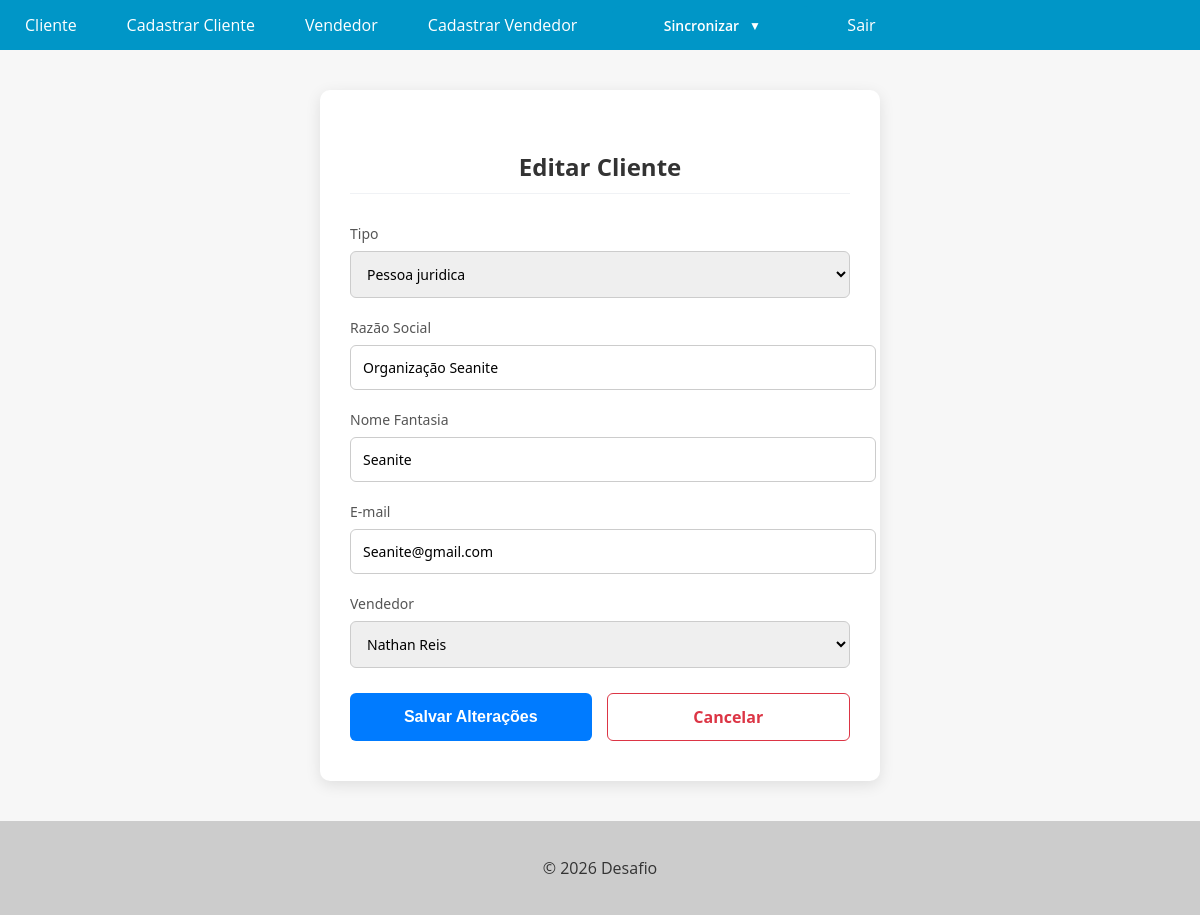
Page /client_update/2/ (signed in) on the earlier database version.
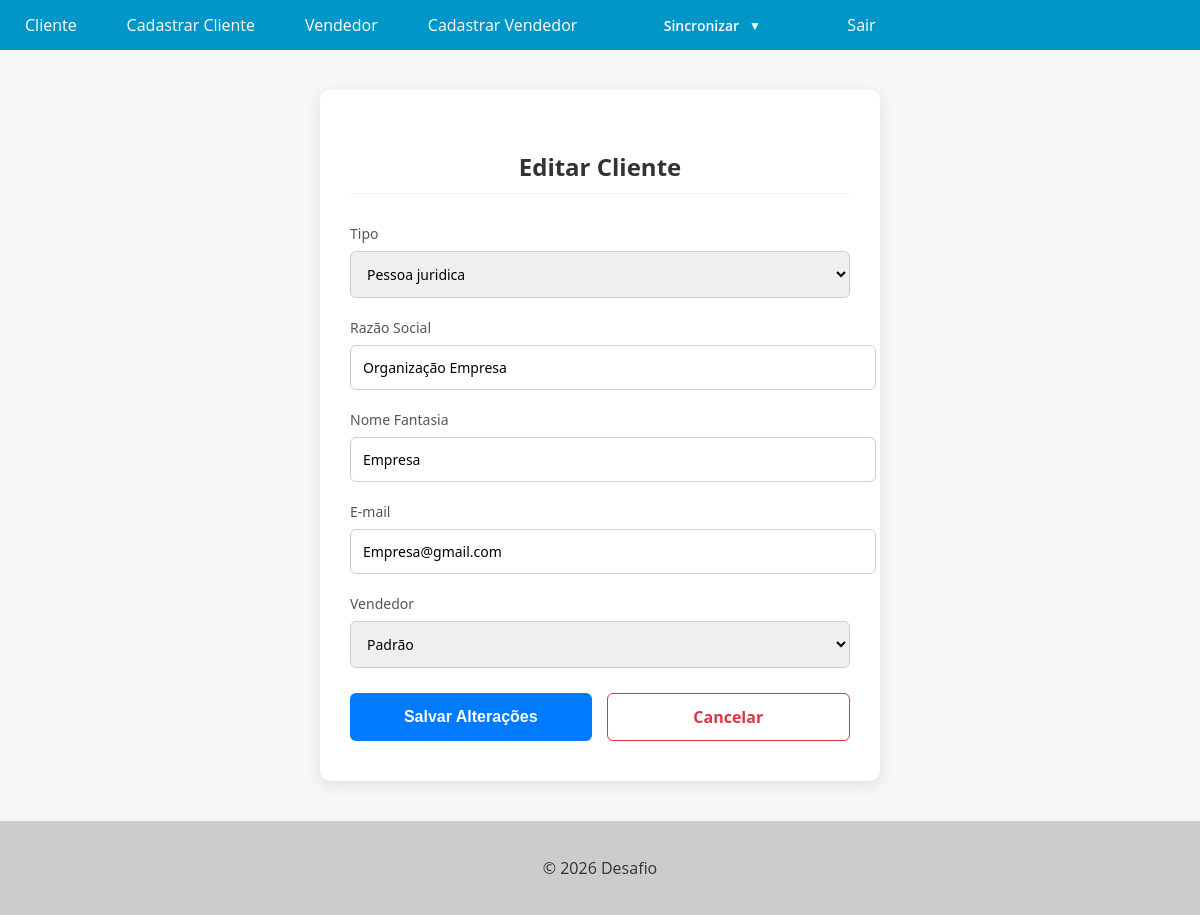
Same page on the later database version.
### clientes/models.py (models this page shows)
class Client(models.Model):
    id = models.AutoField(primary_key=True)
    type = models.CharField(choices=People.choices, max_length=1, blank=False,null=False,verbose_name='Tipo')
    company_name = models.CharField(max_length=100,verbose_name='Razão Social',null=False,blank=False)
    fantasy_name = models.CharField(max_length=50,verbose_name='Nome Fantasia')
    create_date = models.DateField(auto_now_add=True,null=True,blank=True,verbose_name='Data de abertura')
    email = models.EmailField(max_length=254,verbose_name='E-mail' )
    representative = models.ForeignKey(Representative, on_delete=models.PROTECT,related_name='people',verbose_name='Vendedor',limit_choices_to={'activate': True})

### clientes/views.py (the view)
# urls.py: path('client_update/<int:pk>/', ClientUpdateView.as_view(),name='client_update'),
@method_decorator(login_required(login_url='login'),name='dispatch')
class ClientUpdateView(UpdateView):
    model = Client
    form_class = ClientForm
    template_name = 'client_update.html'
    success_url = '/client_list/'

### clientes/forms.py
class ClientForm(forms.ModelForm):
    class Meta:
        model = Client
        fields = '__all__'

### vendedores/models.py (called while the page is built)
    def __str__(self):
        return self.name

### clientes/templates/client_update.html (shortened to what this page needs)
{% extends "base.html" %}
{% block content %}
<div class="form-wrapper">
    <div class="form-container">
        <h2>Editar Cliente</h2>
        <form method="POST" enctype="multipart/form-data">
            {% for field in form %}
                {% if field.name  != 'create_date'  %}
                    <div class="input-group">
                        <label for="{{ field.id_for_label }}">{{ field.label }}</label>
                        {{ field }}
                    </div>
                {% endif %}
            {% endfor %}
            <div class="buttons-container">
                <button type="submit" class="btn-submit">Salvar Alterações</button>
                <a href="{% url 'client_list' %}" class="btn-cancel">Cancelar</a>
            </div>
        </form>
    </div>
</div>
{% endblock %}

Differences in the rows shown:
changed Client "Pessoa juridica": company_name "Organização Seanite" → "Organização Empresa"; fantasy_name "Seanite" → "Empresa"; email "Seanite@gmail.com" → "Empresa@gmail.com"; representative "Nathan Reis" → "Padrão"
